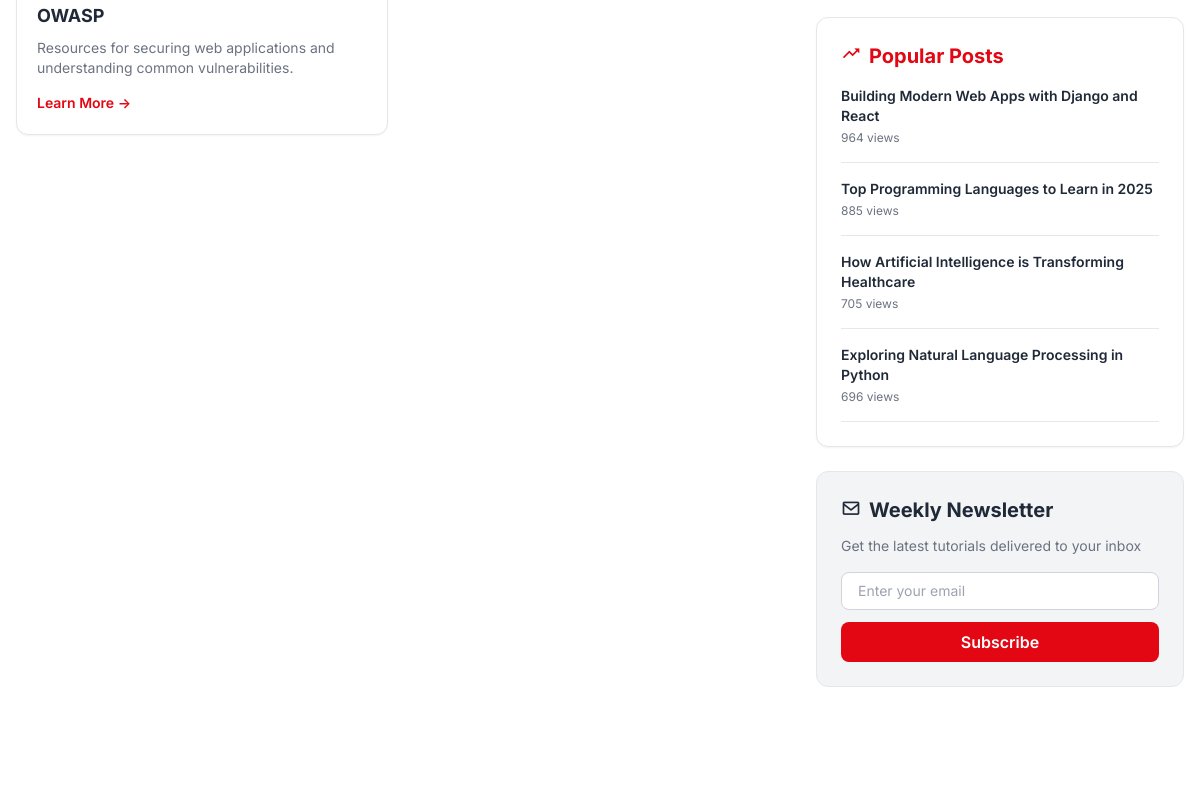
The app's page /resources/ (middle part), older data.
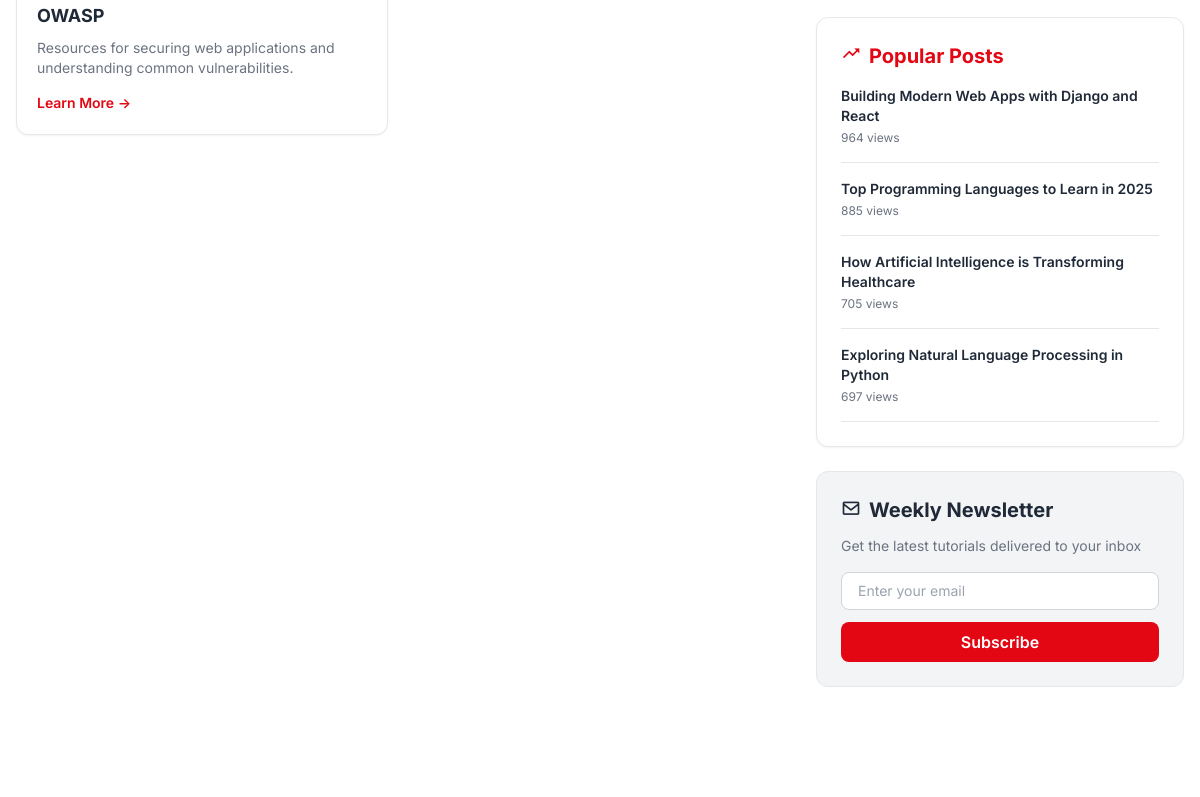
The same page, newer data.
### core/models.py (models this page shows, shortened)
class Article(models.Model):
    title = models.CharField(max_length=200)
    slug = models.SlugField(max_length=200, unique=True, blank=True)
    content = models.TextField(help_text="Use HTML or Markdown for content, including <img> tags for inline images using their URLs.")
    category = models.ForeignKey(Category, on_delete=models.SET_NULL, null=True, related_name='articles')
    tags = TaggableManager(blank=True)
    read_time = models.PositiveIntegerField(help_text="Estimated read time in minutes")
    is_tutorial = models.BooleanField(default=False, help_text="Check if this is a tutorial article")
    published_at = models.DateTimeField(default=timezone.now)
    created_at = models.DateTimeField(auto_now_add=True)
    updated_at = models.DateTimeField(auto_now=True)
    views = models.PositiveIntegerField(default=0)
    is_featured = models.BooleanField(default=False, help_text="Check to feature on homepage")
    class Meta:
        ordering = ['-published_at']

### core/views.py (the view)
# urls.py: path('resources/', views.resources_view, name='resources'),
def resources_view(request):
    resources = Resource.objects.all().order_by('name')
    popular_posts = Article.objects.order_by('-views')[:4]
    categories = Category.objects.all()
    context = {
        'resources': resources,
        'popular_posts': popular_posts,
        'categories': categories,
    }
    return render(request, 'resources.html', context)

### core/templates/resources.html (shortened to what this page needs)
{% extends 'base.html' %}
{% block content %}
<main class="max-w-screen-2xl mx-auto px-4 py-12">
    <div class="grid grid-cols-1 lg:grid-cols-3 gap-8">
        <div class="lg:col-span-2">
            <section class="mb-12">
                <div class="grid grid-cols-1 md:grid-cols-2 gap-6">
                    {% for resource in resources %}
                    <div class="resource-card bg-white rounded-xl overflow-hidden border border-gray-200 shadow-sm">
                        <div class="p-5">
                            <h3 class="text-lg font-bold mt-3 mb-2">{{ resource.name }}</h3>
                            <p class="text-sm mb-3" style="color: var(--text-secondary);">
                                {{ resource.description|truncatewords:20 }}
                            </p>
                            <a href="{% url 'resource_detail' slug=resource.slug %}" class="text-sm font-semibold" style="color: var(--accent-color);">
                                {% if resource.file %}Download{% else %}Learn More{% endif %} →
                            </a>
                        </div>
                    </div>
                    {% empty %}
                    <p>No resources available.</p>
                    {% endfor %}
                </div>
            </section>
        </div>
        <aside class="lg:col-span-1">
            <div class="sticky-sidebar space-y-6">
                <div class="bg-white rounded-xl p-6 border border-gray-200 shadow-sm">
                    <h3 class="text-xl font-bold mb-4" style="color: var(--accent-color);"><i class='bx bx-trending-up mr-2'></i>Popular Posts</h3>
                    <div class="space-y-4">
                        {% for post in popular_posts %}
                        <div class="pb-4 border-b border-gray-200">
                            <h4 class="font-semibold mb-1 text-sm">
                                <a href="{% url 'article_detail' slug=post.slug %}">{{ post.title }}</a>
                            </h4>
                            <p class="text-xs" style="color: var(--text-secondary);">{{ post.views }} views</p>
                        </div>
                        {% endfor %}
                    </div>
                </div>
                <div class="bg-gray-100 rounded-xl p-6 border border-gray-200">
                    <h3 class="text-xl font-bold mb-3"><i class='bx bx-envelope mr-2'></i>Weekly Newsletter</h3>
                    <p class="text-sm mb-4" style="color: var(--text-secondary);">Get the latest tutorials delivered to your inbox</p>
                    <input type="email" placeholder="Enter your email" class="w-full px-4 py-2 rounded-lg bg-white border border-gray-300 mb-3 text-sm">
                    <button class="w-full px-4 py-2 rounded-lg font-semibold transition" style="background: var(--accent-color); color: white;">
                        Subscribe
                    </button>
                </div>
            </div>
        </aside>
    </div>
</main>
{% endblock %}

Row changes from the older to the newer data that the page shows:
changed Article "Exploring Natural Language Processing in Python": views "696" → "697"
